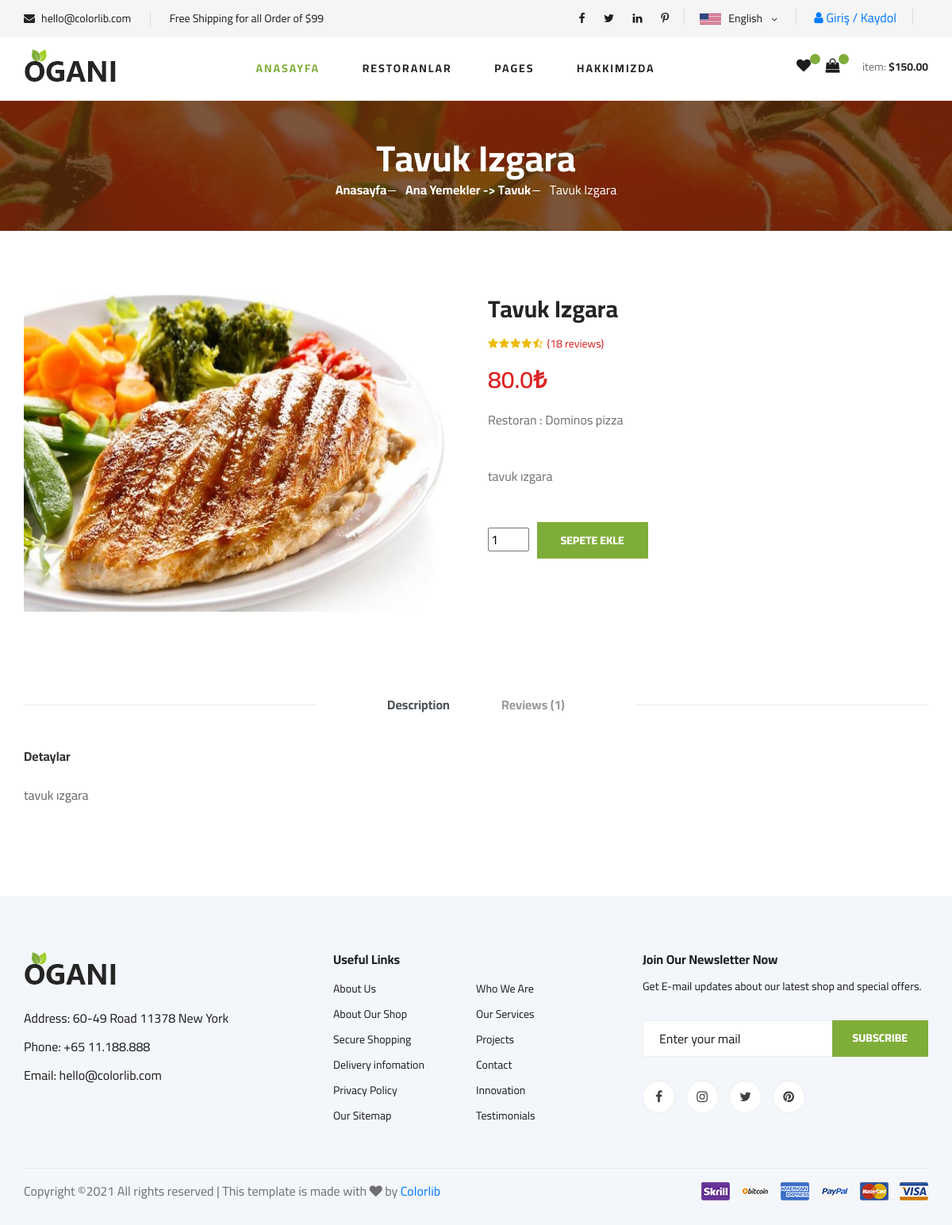
Page /product/3/tavuk-izgara on the earlier database version.
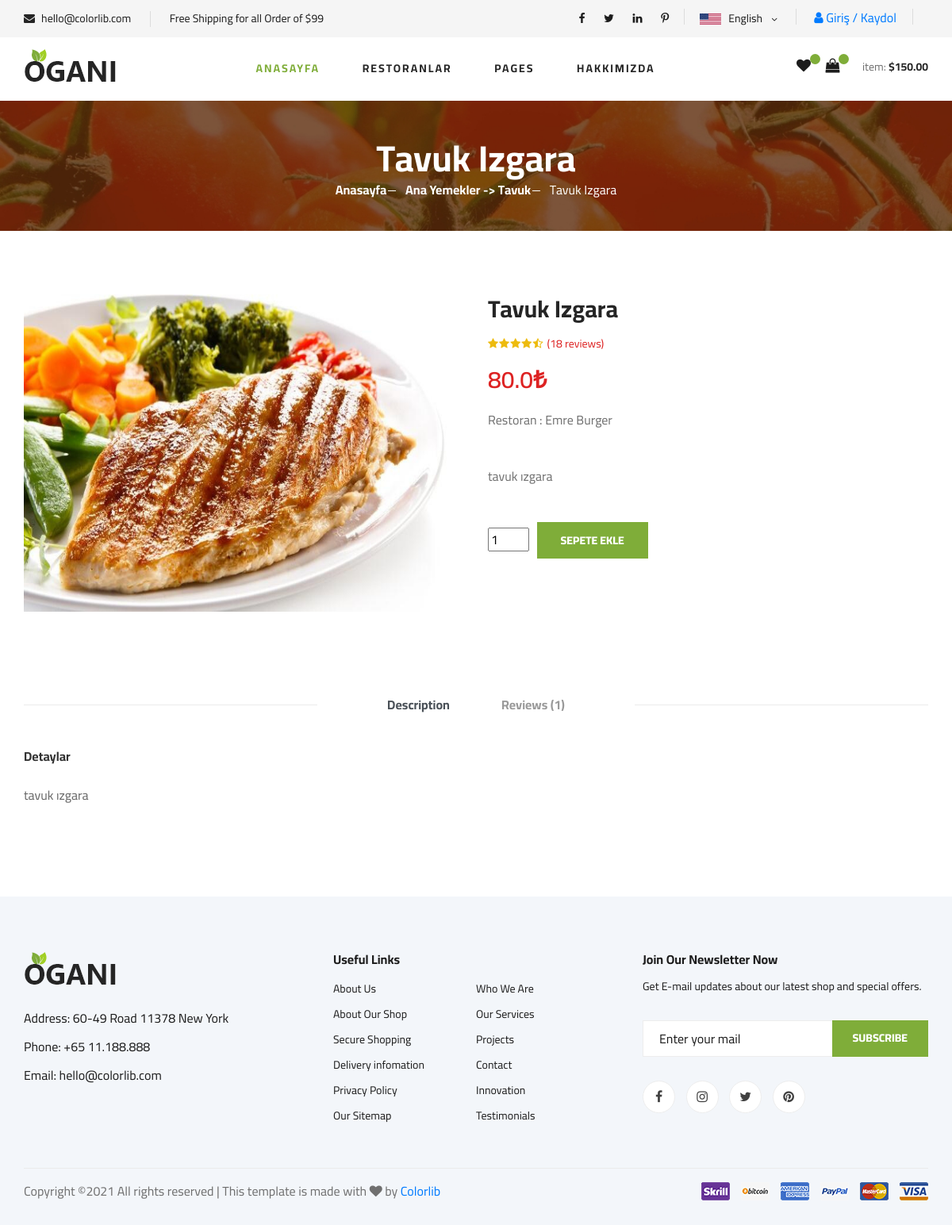
Same page on the later database version.
### product/models.py (models this page shows, shortened)
class Product(models.Model):
    STATUS = (
        ('True', 'Evet'),
        ('False', 'Hayır'),
    )
    restaurant = models.ForeignKey(Restaurant, on_delete=models.CASCADE)  # relation with Restaurant table
    category = models.ForeignKey(Category, on_delete=models.CASCADE) #relation with Category table
    title = models.CharField(max_length=30)
    keywords = models.CharField(max_length=255)
    description = models.CharField(max_length=255)
    image = models.ImageField(blank=True, upload_to='images/')
    price = models.FloatField()
    amount = models.IntegerField()
    detail = RichTextUploadingField()
    status = models.CharField(max_length=10, choices=STATUS)
    slug = models.SlugField(null=False,unique=True)
    created_at = models.DateTimeField(auto_now_add=True)
    update_at = models.DateTimeField(auto_now=True)
    def image_tag(self):
        return mark_safe('<img src="{}" height="50"/>'.format(self.image.url))
    image_tag.short_description = 'Image'

class Restaurant(models.Model):
    STATUS = (
        ('True', 'Evet'),
        ('False', 'Hayır'),
    )
    title = models.CharField(max_length=30)
    keywords = models.CharField(blank=True, max_length=255)
    description = models.CharField(blank=True, max_length=255)
    image = models.ImageField(blank=True, upload_to='images/')
    type = models.CharField(blank=True, max_length=20)
    detail = RichTextUploadingField()
    status = models.CharField(max_length=10, choices=STATUS)
    city = models.CharField(blank=True, max_length=15)
    town = models.CharField(blank=True, max_length=15)
    district = models.CharField(blank=True, max_length=15)
    location = models.CharField(blank=True, max_length=15)
    def image_tag(self):
        return mark_safe('<img src="{}" height="50"/>'.format(self.image.url))
    image_tag.short_description = 'Image'

class Category(MPTTModel):
    STATUS=(
        ('True', 'Evet'),
        ('False', 'Hayır'),
    )
    title = models.CharField(max_length=30)
    keywords = models.CharField(max_length=255)
    description = models.CharField(max_length=255)
    image = models.ImageField(blank=True,upload_to='images/')
    status = models.CharField(max_length=10, choices=STATUS)
    slug = models.SlugField(null=False,unique=True)
    parent = TreeForeignKey('self', blank=True, null=True, related_name='children', on_delete=models.CASCADE)
    created_at = models.DateTimeField(auto_now_add=True)
    update_at = models.DateTimeField(auto_now=True)
    class MPTTMeta:
        order_insertion_by = ['title']
    def __str__(self):
        full_path = [self.title]
        k = self.parent
        while k is not None:
            full_path.append(k.title)
            k = k.parent
        return ' ->  '.join(full_path[::-1])

### home/views.py (the view)
# urls.py: path('product/<int:id>/<slug:slug>', views.product_detail ,name='product_detail'),
def product_detail(request,id,slug):
    category = Category.objects.all()
    product = Product.objects.get(pk=id)
    restaurant = Product.objects.get(pk=id)
    comments = Comment.objects.filter(product_id=id,status='True')
    context = {'category': category,
               'product': product,
               'restaurant':restaurant,
               'comments':comments
               }
    return render(request, 'product_detail.html',context)

### home/templates/product_detail.html (shortened to what this page needs)
{% extends "homebase.html" %}
{% block content %}
    {% load static %}
    <section class="breadcrumb-section set-bg" data-setbg="{% static 'img/breadcrumb.jpg'%}">
        <div class="container">
            <div class="row">
                <div class="col-lg-12 text-center">
                    <div class="breadcrumb__text">
                        <h2>{{ product.title }}</h2>
                        <div class="breadcrumb__option">
                            <a href="/">Anasayfa </a>
                            <a href="/category/{{ product.category_id }}/{{ product.category.slug }}"> {{ product.category }}</a>
                            <span>{{ product.title }}</span>
                        </div>
                    </div>
                </div>
            </div>
        </div>
    </section>
    <section class="product-details spad">
        <div class="container">
            <div class="row">
                <div class="col-lg-6 col-md-6">
                    <div class="product__details__pic">
                        <div class="product__details__pic__item">
                            <img class="product__details__pic__item--large"
                                 src="{{ product.image.url }}" height="400" alt="">
                        </div>
                    </div>
                </div>
                <div class="col-lg-6 col-md-6">
                    <div class="product__details__text">
                        <h3>{{ product.title }}</h3>
                        <div class="product__details__rating">
                            <i class="fa fa-star"></i>
                            <i class="fa fa-star"></i>
                            <i class="fa fa-star"></i>
                            <i class="fa fa-star"></i>
                            <i class="fa fa-star-half-o"></i>
                            <span>(18 reviews)</span>
                        </div>
                        <div class="product__details__price">{{ product.price }}₺</div>
                        <p>Restoran : {{ product.restaurant.title }}</p>
                        <p>{{ product.description }}</p>
                        <form action="/order/addtocart/{{ product.id }}" method="POST">
                            <div class="product__details__quantity">
                                <div class="quantity">
                                    <input class="input" name="quantity" type="number" value="1" min="1" max="{{ product.amount }}">
                                </div>
                            </div>
                            <button type="submit" class="site-btn">SEPETE EKLE</button>
                        </form>
                    </div>
                </div>
                <div class="col-lg-12">
                    <div class="product__details__tab">
                        <ul class="nav nav-tabs" role="tablist">
                            <li class="nav-item">
                                <a class="nav-link active" data-toggle="tab" href="#tabs-1" role="tab"
                                   aria-selected="true">Description</a>
                            </li>
                            <li class="nav-item">
                                <a class="nav-link" data-toggle="tab" href="#tabs-2" role="tab"
                                   aria-selected="false">Reviews <span>(1)</span></a>
                            </li>
                        </ul>
                        <div class="tab-content">
                            <div class="tab-pane active" id="tabs-1" role="tabpanel">
                                <div class="product__details__tab__desc">
                                    <h6>Detaylar</h6>
                                    <p>{{product.detail|safe}}</p>
                                </div>
                            </div>
                        </div>
                    </div>
                </div>
            </div>
        </div>
    </section>
{% endblock %}

Differences in the rows shown:
changed Product "Tavuk Izgara": restaurant "Dominos pizza" → "Emre Burger"
